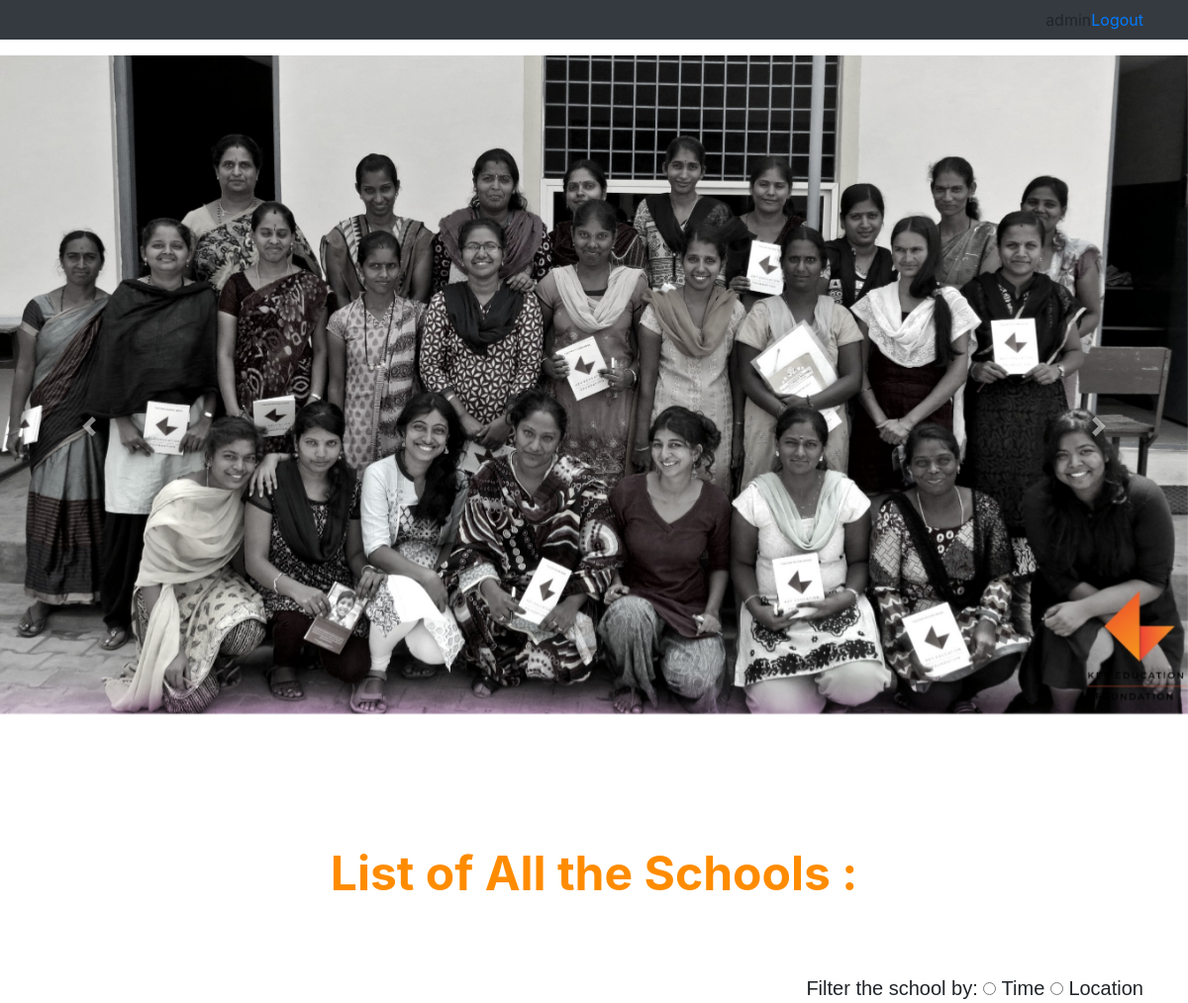
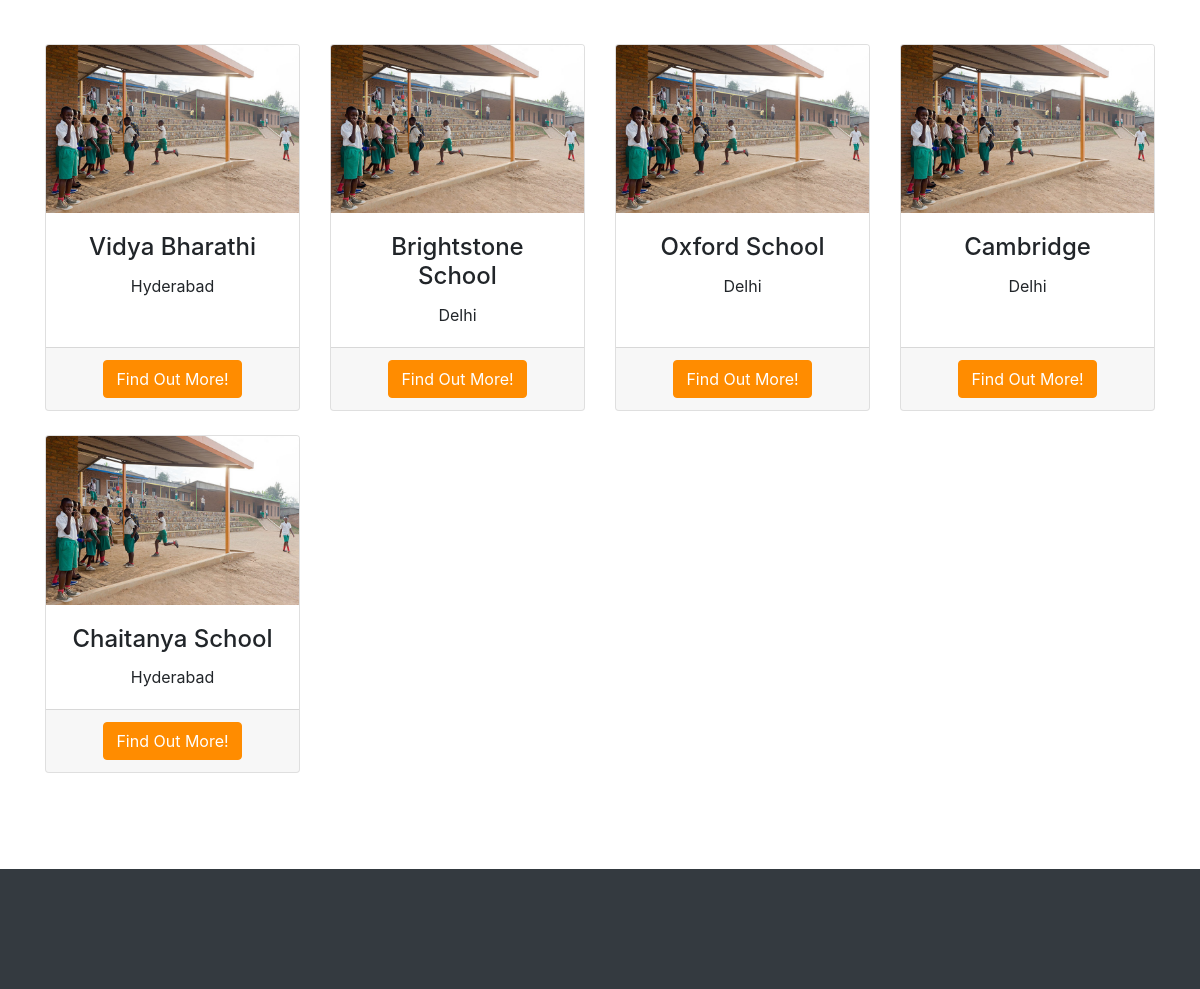
Page /employees/index/ (signed in) on the committed database (2 pictures, top to bottom).
### schools/models.py (models this page shows)
class School(models.Model):
    name = models.CharField(max_length = 100)
    location = models.CharField(max_length = 100)
    phone = models.CharField(max_length = 20)
    registered_date = models.DateTimeField(default = timezone.now)

### employees/views.py (the view)
# urls.py: path('index/', views.index, name = 'index'),
def index(request):
    schools = School.objects.all()
    return render(request, 'employees/index.html', {'schools': schools})

### templates/employees/index.html (shortened to what this page needs)
{% load static %}
<!DOCTYPE html>
<html lang="en">
<head>
  <link href="{% static 'employees/vendor/bootstrap/css/bootstrap.min.css' %}" rel="stylesheet">
<link href="{% static 'employees/css/heroic-features.css' %}" rel="stylesheet">
</head>
<body>
  <nav class="navbar navbar-expand-lg navbar-dark bg-dark fixed-top">
    <div class="container">
      <div class="collapse navbar-collapse" id="navbarResponsive">
        <ul class="navbar-nav ml-auto">
          <li class="nav-item">
            <div>{{ user.username }}</div>
          </li>
          <li class="nav-item">
              <a class="tm-text-primary mb-3 tm-catalog-item-title" href="{% url 'logout' %}">Logout</a>
          </li>
        </ul>
      </div>
    </div>
  </nav>
  <div id="carouselExampleIndicators" class="carousel slide" style="height: 750px;" data-ride="carousel">
    <ol class="carousel-indicators" >
      <li data-target="#carouselExampleIndicators" data-slide-to="0" class="active"></li>
      <li data-target="#carouselExampleIndicators" data-slide-to="1"></li>
      <li data-target="#carouselExampleIndicators" data-slide-to="2"></li>
    </ol>
    <div class="carousel-inner" style="height: 750px;">
      <div class="carousel-item active">
        <img class="d-block w-100" src="{% static 'employees/images/pic1.jpg' %}" alt="First slide">
      </div>
    </div>
    <a class="carousel-control-prev" href="#carouselExampleIndicators" role="button" data-slide="prev">
      <span class="carousel-control-prev-icon" aria-hidden="true"></span>
    </a>
    <a class="carousel-control-next" href="#carouselExampleIndicators" role="button" data-slide="next">
      <span class="carousel-control-next-icon" aria-hidden="true"></span>
    </a>
  </div>
  <div class="container">
    <br>
    <br>
    <header class="section-header">
      <h3>List of All the Schools : </h3>
      <br>
      <br>
    </header>
    <div class="lead">
    Filter the school by:
      <INPUT TYPE='radio' NAME='filter' VALUE='time' onClick="javascript:return yourfunction(1)"> Time
    <INPUT TYPE='radio' NAME='filter' VALUE='location' onClick="javascript:return yourfunction(2)"> Location
      </div>
<br />
    <div class="row text-center">
      {% for school in schools %}
        <div class="col-lg-3 col-md-6 mb-4">
          <div class="card h-100">
            <img class="card-img-top" src="{% static 'employees/images/School1.jpeg' %}" alt="">
            <div class="card-body">
              <h4 class="card-title">{{ school.name }}</h4>
              <p class="card-text">{{ school.location }}</p>
            </div>
            <div class="card-footer">
              <a href="{% url 'tcher' %}" class="btn btn-primary">Find Out More!</a>
            </div>
          </div>
        </div>
      {% endfor %}
    </div>
    <br>
    <br> <br>
  </div>
  <footer class="py-5 bg-dark">
    <br>
  </footer>
</body>
</html>

### static/employees/css/heroic-features.css (style rules this page uses)
body { padding-top: 56px; }
.lead { font-family: "Montserrat", sans-serif; font-weight: 400; margin: 0 0 20px 0; padding: 0; text-align:right; }
.btn-primary { color: #fff; background-color:darkorange; border-color: darkorange; }
.section-header h3 { font-size: 48px; color: darkorange; text-align: center; font-weight: 700; position: relative; }

### rows in the picture
School: name "Vidya Bharathi", location "Hyderabad"
School: name "Brightstone School", location "Delhi"
School: name "Oxford School", location "Delhi"
School: name "Cambridge", location "Delhi"
School: name "Chaitanya School", location "Hyderabad"

### other values in the picture
{{ user.username }} "admin"
